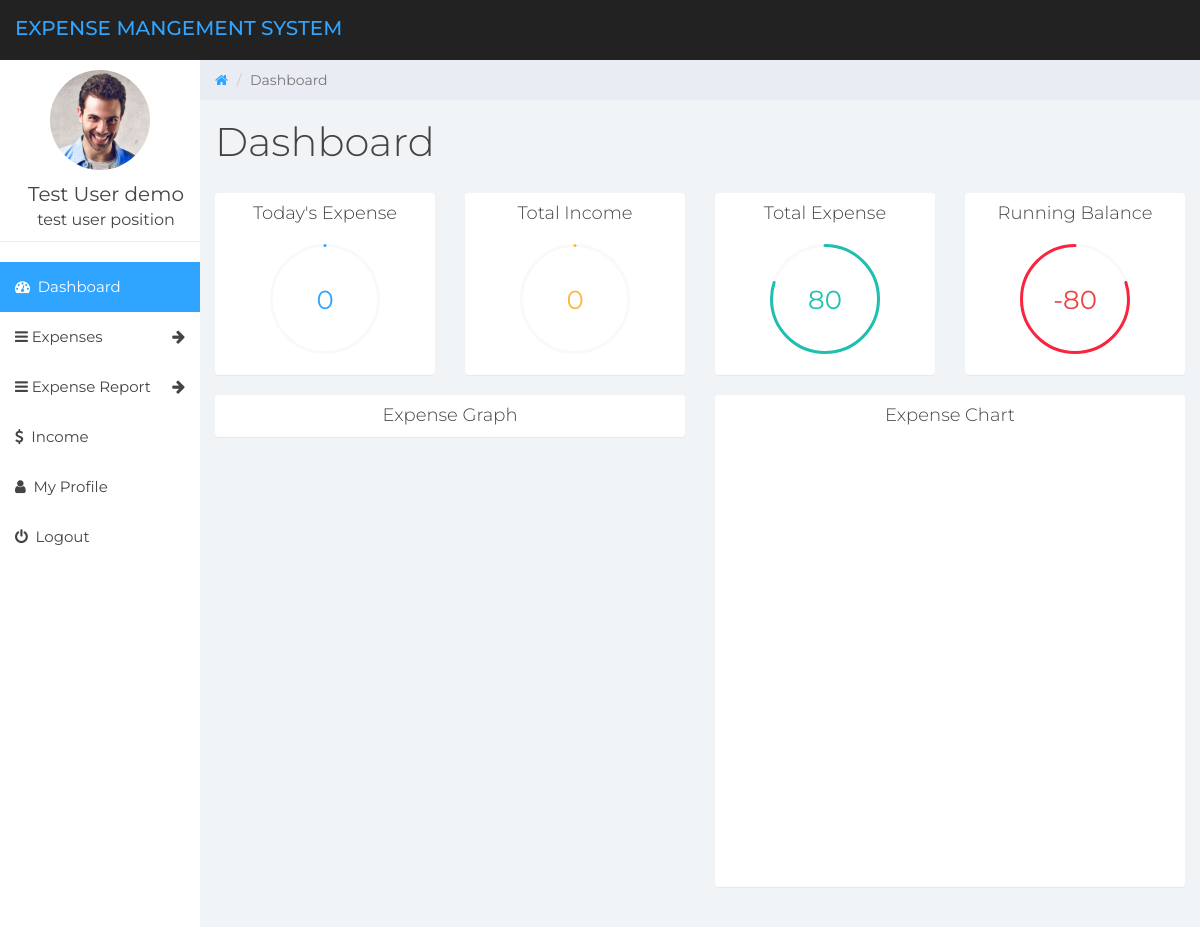
Screenshot of /dashboard.php (signed in) with the database file from the repository.
### tables this page shows
CREATE TABLE `tbluser` (
  `ID` int(10) NOT NULL,
  `FullName` varchar(150) DEFAULT NULL,
  `Email` varchar(200) DEFAULT NULL,
  `MobileNumber` bigint(10) DEFAULT NULL,
  `Password` varchar(200) DEFAULT NULL,
  `RegDate` timestamp NOT NULL DEFAULT current_timestamp(),
  `Position` varchar(200) DEFAULT NULL,
  `Image` blob DEFAULT NULL
);

### dashboard.php (the view, shortened to what this page needs)
<?php
include('includes/dbconnection.php');
if (strlen($_SESSION['detsuid'] == 0)) {
	header('location:logout.php');
} else {
	$userid = $_SESSION['detsuid'];
?>
	<!DOCTYPE html>
	<html>
	<head>
		<link href="css/bootstrap.min.css" rel="stylesheet">
		<link href="css/font-awesome.min.css" rel="stylesheet">
		<link href="css/datepicker3.css" rel="stylesheet">
		<link href="css/styles.css" rel="stylesheet">
		<script type="text/javascript">
			google.charts.load('current', {
				'packages': ['corechart']
			});
			google.charts.setOnLoadCallback(drawChart);
			function drawChart() {
				var data = google.visualization.arrayToDataTable([
					['ExpenseCategory', 'ExpenseCost'],
					<?php
					$getExpenseQuery = mysqli_query($con, "select ExpenseCategory,ExpenseCost from tblexpense where UserId='$userid' GROUP BY ExpenseCategory");
					while ($row = mysqli_fetch_array($getExpenseQuery)) {
						echo " ['" . $row['ExpenseCategory'] . "', " . $row['ExpenseCost'] . "], ";
					}
					?>
				]);
				var options = {
					pieHole: 0.4
				};
				var chart = new google.visualization.PieChart(document.getElementById('piechart'));
				chart.draw(data, options);
			}
		</script>
		<script type="text/javascript">
			google.charts.load('current', {
				'packages': ['line']
			});
			google.charts.setOnLoadCallback(drawBar);
			function drawBar() {
				var data = new google.visualization.DataTable();
				data.addColumn('string', 'ExpenseDate');
				data.addColumn('number', 'Cost');
				data.addRows([
					<?php
					$query = mysqli_query($con, "select ExpenseDate ,ExpenseCost from tblexpense where UserId='$userid' ORDER BY ExpenseDate ASC");
					while ($row = mysqli_fetch_array($query)) {
						echo " [ '" . $row['ExpenseDate'] . "', " . $row['ExpenseCost'] . " ], ";
					}
					?>
				]);
				var chart = new google.visualization.LineChart(document.getElementById('chart_div'));
				chart.draw(data);
			}
		</script>
	</head>
	<body>
		<?php include_once('includes/header.php'); ?>
		<?php include_once('includes/sidebar.php'); ?>
		<div class="col-sm-9 col-sm-offset-3 col-lg-10 col-lg-offset-2 main">
			<div class="row">
				<ol class="breadcrumb">
					<li>
						<a href="#">
							<em class="fa fa-home"></em>
						</a>
					</li>
					<li class="active">Dashboard</li>
				</ol>
			</div>
			<div class="row">
				<div class="col-lg-12">
					<h1 class="page-header">Dashboard
				</div>
			</div>
			<div class="row">
				<div class="col-xs-6 col-md-3">
					<div class="panel panel-default">
						<div class="panel-body easypiechart-panel">
							<?php
							$userid = $_SESSION['detsuid'];
							$tdate = date('Y-m-d');
							$query = mysqli_query($con, "select sum(ExpenseCost)  as todaysexpense from tblexpense where (ExpenseDate)='$tdate' && (UserId='$userid');");
							$result = mysqli_fetch_array($query);
							$sum_today_expense = $result['todaysexpense'];
							?>
							<h4>Today's Expense</h4>
							<div class="easypiechart" id="easypiechart-blue" data-percent="<?php echo $sum_today_expense; ?>"><span class="percent"><?php if ($sum_today_expense == "") {
																																						echo "0";
																																					} else {
																																						echo $sum_today_expense;
																																					}
																																					?></span></div>
						</div>
					</div>
				</div>
				<div class="col-xs-6 col-md-3">
					<div class="panel panel-default">
						<?php
						$query4 = mysqli_query($con, "select sum(Income)  as totalincome from tblincome where (UserId='$userid');");
						$result4 = mysqli_fetch_array($query4);
						$sum_total_income = $result4['totalincome'];
						?>
						<div class="panel-body easypiechart-panel">
							<h4>Total Income</h4>
							<div class="easypiechart" id="easypiechart-orange" data-percent="<?php echo $sum_total_income; ?>"><span class="percent"><?php if ($sum_total_income == "") {
																																							echo "0";
																																						} else {
																																							echo $sum_total_income;
																																						}
																																						?></span></div>
						</div>
					</div>
				</div>
				<div class="col-xs-6 col-md-3">
					<div class="panel panel-default">
						<?php
						$query5 = mysqli_query($con, "select sum(ExpenseCost)  as totalexpense from tblexpense where UserId='$userid';");
						$result5 = mysqli_fetch_array($query5);
						$sum_total_expense = $result5['totalexpense'];
						?>
						<div class="panel-body easypiechart-panel">
							<h4>Total Expense</h4>
							<div class="easypiechart" id="easypiechart-teal" data-percent="<?php echo $sum_total_expense; ?>"><span class="percent"><?php if ($sum_total_expense == "") {
																																						echo "0";
																																					} else {
																																						echo $sum_total_expense;
																																					}
																																					?></span></div>
						</div>
					</div>
				</div>
				<div class="col-xs-6 col-md-3">
					<div class="panel panel-default">
						<?php
						$totExpese = mysqli_fetch_array(mysqli_query($con, "select sum(ExpenseCost) as totExpese from tblexpense where UserId='$userid';"));
						$totIncome = mysqli_fetch_array(mysqli_query($con, "select sum(Income) as totIncome from  tblincome where UserId='$userid';"));
						$sum_balance = $totIncome['totIncome'] - $totExpese['totExpese'];
						?>
						<div class="panel-body easypiechart-panel">
							<h4>Running Balance</h4>
							<div class="easypiechart" id="easypiechart-red" data-percent="<?php echo $sum_balance; ?>"><span class="percent"><?php if ($sum_balance == "") {
																																					echo "0";
																																				} else {
																																					echo $sum_balance;
																																				}
																																				?></span></div>
						</div>
					</div>
				</div>
			</div>
			<div class="row">
				<div class="col-xs-6">
					<div class="panel panel-default">
						<div class="panel-body easypiechart-panel">
							<h4>Expense Graph</h4>
						</div>
					</div>
				</div>
				<div class="col-xs-6">
					<div class="panel panel-default">
						<div class="panel-body easypiechart-panel">
							<h4>Expense Chart</h4>
							<div id="piechart" class="piechart"></div>
						</div>
					</div>
				</div>
			</div>
		</div>
	</body>
	</html>
<?php } ?>

### includes/sidebar.php (shortened to what this page needs)
<?php
include('includes/dbconnection.php');
?>
<div id="sidebar-collapse" class="col-sm-3 col-lg-2 sidebar wrapper">
  <div class="profile-sidebar">
    <?php
    $userid = $_SESSION['detsuid'];
    $query = mysqli_query($con, "select * from tbluser where ID='$userid'");
    $row = mysqli_fetch_array($query);
    $noImage = './assets/images/users/default-profile-picture.jpg';
    ?>
    <div class="profile-userpic">
      <img src="<?php if ($row['Image']) {
												echo $row['Image'];
                      } else { echo $noImage; } ?>" class="img-responsive" alt="image" class="responsive">
    </div>
    <div class="profile-usertitle">
      <div class="profile-usertitle-name"><?php echo $row['FullName']; ?></div>
      <div class="profile-usertitle-position"><?php echo $row['Position']; ?></div>
    </div>
  </div>
  <ul class="nav menu" id="wrapper">
    <li class="active"><a href="dashboard.php"><em class="fa fa-dashboard">&nbsp;</em> Dashboard</a></li>
    <li class="parent "><a data-toggle="collapse" href="#sub-item-1">
        <em class="fa fa-navicon">&nbsp;</em>Expenses <span data-toggle="collapse" href="#sub-item-1" class="icon pull-right"><em class="fa fa-arrow-right"></em></span>
      </a>
    </li>
    <li class="parent "><a data-toggle="collapse" href="#sub-item-2">
        <em class="fa fa-navicon">&nbsp;</em>Expense Report <span data-toggle="collapse" href="#sub-item-1" class="icon pull-right"><em class="fa fa-arrow-right"></em></span>
      </a>
    </li>
    <li><a href="add-income.php"><em class="fa fa-usd">&nbsp;</em> Income</a></li>
    <li><a href="user-profile.php"><em class="fa fa-user">&nbsp;</em> My Profile</a></li>
    <li><a data-toggle="modal" data-target="#logOut"><em class="fa fa-power-off">&nbsp;</em> Logout</a></li>
  </ul>
</div>

### css/styles.css (style rules this page uses)
body { background: #f1f4f7; padding-top: 60px; font-size: 14px; color: #444444; font-family: "Montserrat", "Helvetica Neue", Helvetica, Arial, sans-serif; }
a, a:hover, a:focus { color: #30a5ff; }
h1, h2, h3, h4, h5, h6 { color: #444444; }
h1 { font-weight: 300; font-size: 40px; }
h3, h4 { font-weight: 300; }
.panel { border: 0; }
.sidebar { display: block; padding: 0; display: none; box-shadow: none; background: #fff; }
.sidebar ul { margin: 20px 0px; }
@media (min-width: 768px) { .sidebar { display: block; position: fixed; top: 60px; bottom: 0; left: 0; z-index: 1000; display: block; margin: 0; padding: 0; overflow-x: hidden; overflow-y: auto; } }
.sidebar ul.nav .active a, .sidebar ul.nav li.parent a.active, .sidebar ul.nav .active > a:hover, .sidebar ul.nav li.parent a.active:hover, .sidebar ul.nav .active > a:focus, .sidebar ul.nav li.parent a.active:focus { color: #fff; background-color: #30a5ff; }
.sidebar ul.nav li a { height: 50px; font-size: 15px; line-height: 2em; color: #444444; }
.profile-sidebar { padding: 10px 0; border-bottom: 1px solid #e9ecf2; }
.profile-userpic img { display: block; margin-left: auto; margin-right: auto; width: 50%; border-radius: 9999px !important; }
.profile-usertitle { float: center; text-align: center; margin: 10px 0 0 12px; }
.profile-usertitle-name { font-size: 20px; margin-bottom: 0px; }
.profile-usertitle-position { font-size: 16px; margin-bottom: 0px; }
.breadcrumb { border-radius: 0; padding: 10px 15px 10px 15px; background: #e9ecf2; margin: 0; }
h1.page-header { margin-top: 20px; border-bottom: 0; }
.easypiechart-panel { text-align: center; padding: 1px 0; margin-bottom: 20px; }
.easypiechart { position: relative; text-align: center; width: 120px; height: 120px; margin: 20px auto 10px auto; }
.easypiechart .percent { display: block; position: absolute; font-size: 26px; top: 38px; width: 120px; }
#easypiechart-blue .percent { color: #30a5ff; }
#easypiechart-teal .percent { color: #1ebfae; }
#easypiechart-orange .percent { color: #ffb53e; }
#easypiechart-red .percent { color: #ef4040; }
#piechart { max-width: 100%; max-height: 100%; width: 850px; height: 450px; position: relative; }

### rows the page displays
tbluser: Image (picture), FullName "Test User demo", Position "test user position"

### other values shown
$sum_total_expense "80"
$sum_balance "-80"
